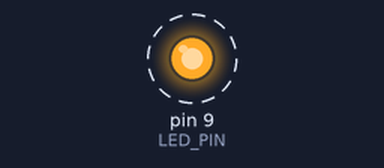
The sketch below on a simulated Arduino Uno, built with avr-gcc and run on an emulated ATmega328P. Shown: output pins drawn as LEDs (lit = HIGH). Dashed ring = blinking. What the sketch prints to the serial monitor is not drawn.

Above: at 0.5 s.
Timing chart, 0 to 4.6 s (numbered marks = the images above):
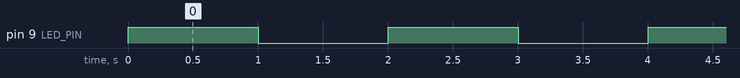

Measured:
- by itself, pin 9 (LED_PIN): alternates HIGH for 1.0 s and LOW for 1.0 s

The sketch:

hola_mundo.ino
```cpp
// Programa Hola Mundo para Arduino
// Define el pin del LED integrado
const int LED_PIN = 9;

void setup() {
  // Inicializa la comunicación serial
  Serial.begin(9600);
  // Configura el pin del LED como salida
  pinMode(LED_PIN, OUTPUT);

  // Imprime el mensaje inicial
  Serial.println("¡Hola Mundo!");
}

void loop() {
  digitalWrite(LED_PIN, HIGH);   // Enciende el LED
  Serial.println("LED Encendido");
  delay(1000);                   // Espera 1 segundo

  digitalWrite(LED_PIN, LOW);    // Apaga el LED
  Serial.println("LED Apagado");
  delay(1000);                   // Espera 1 segundo
}
```
